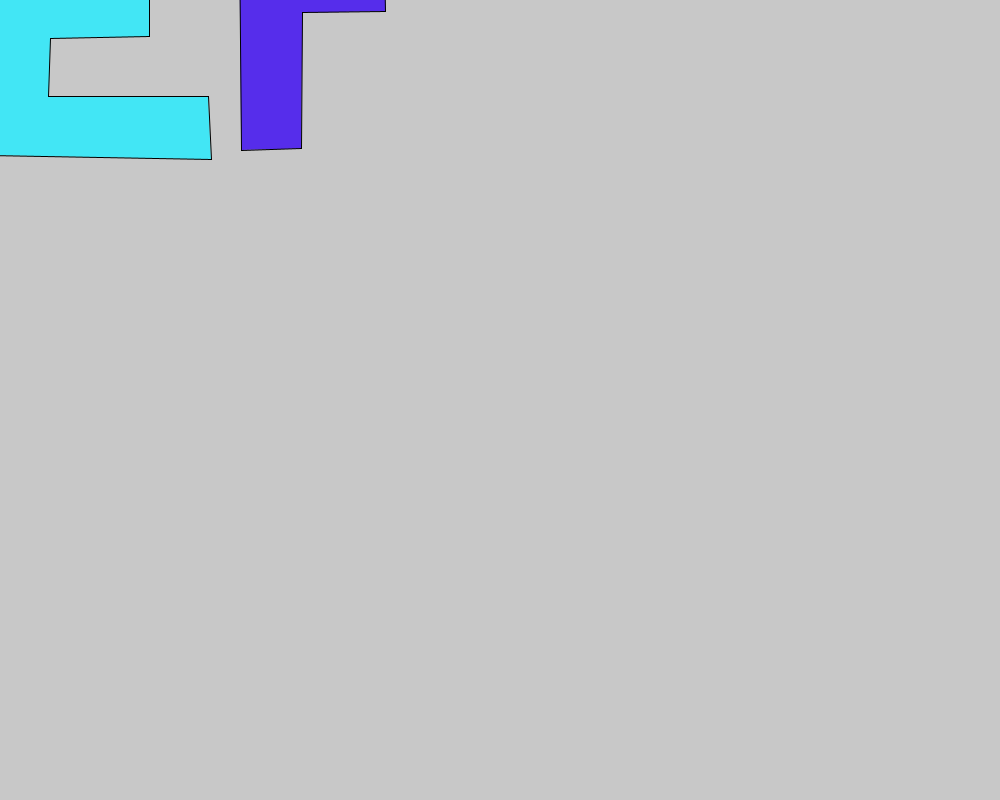
Frame 1 (no input)
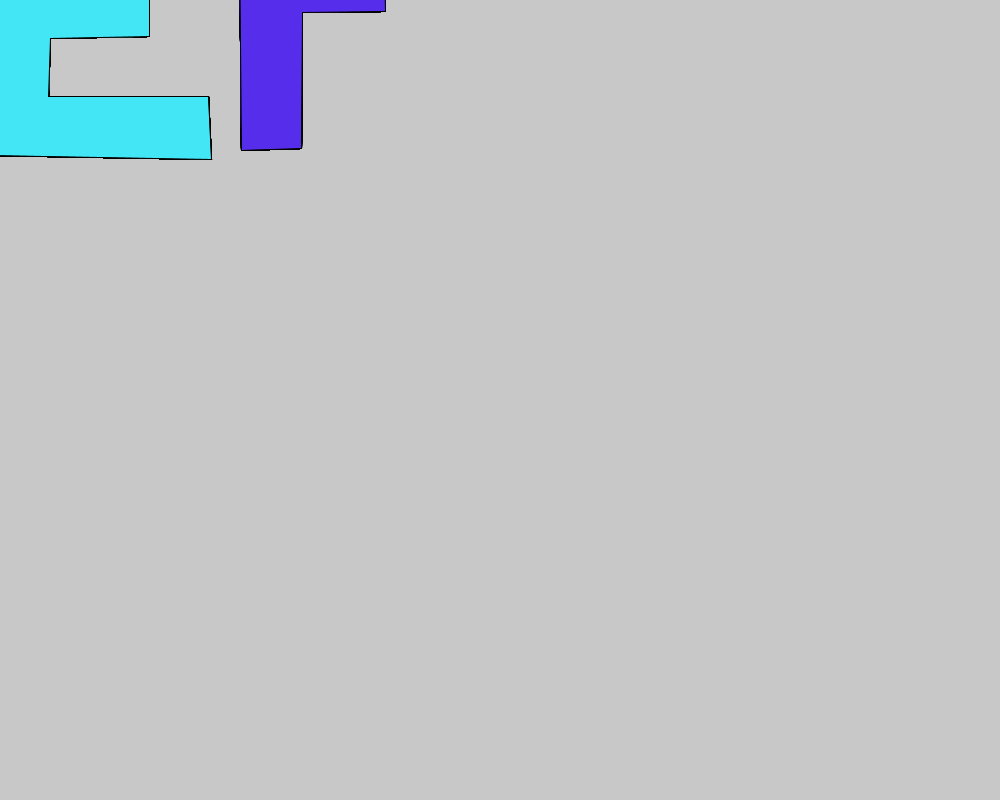
Frame 60 (the mouse pressed at the canvas centre just before this capture)
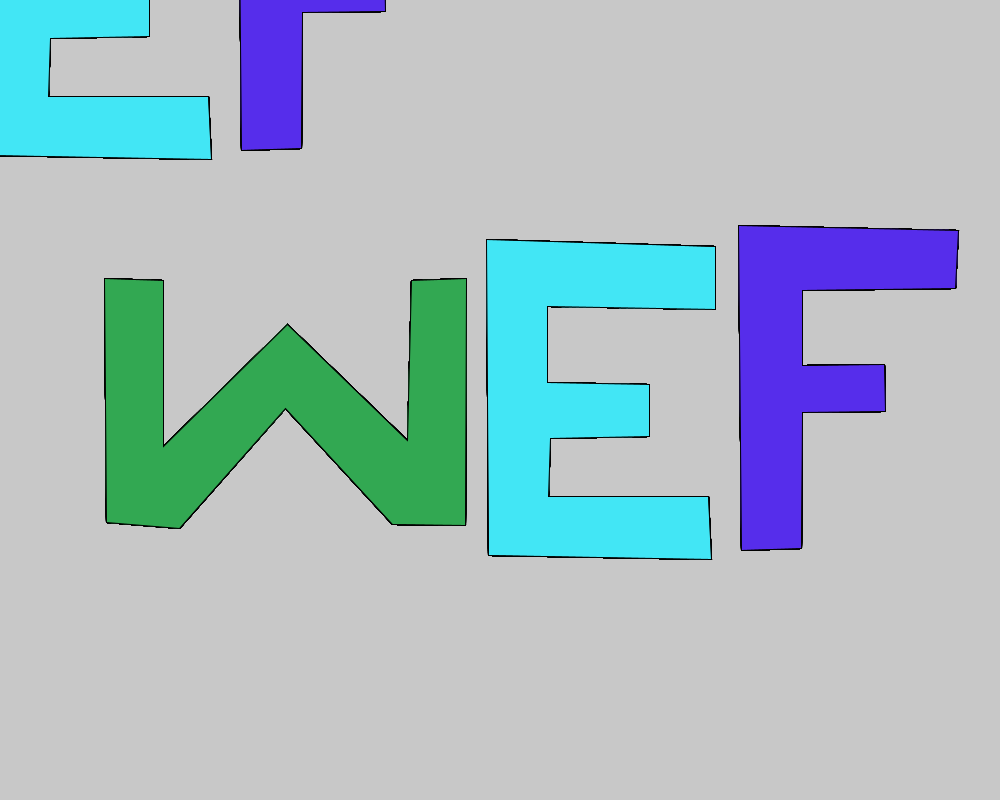
Frame 120 (the mouse held since frame 60 and released just before this capture)

The Processing sketch that drew these frames (run headless with seeded random() and noise(); from frame 60 on, the mouse is pressed at the canvas centre):

// Processing sketch: exercise_4
// ── exercise_4.pde
Shapes shapes;

void setup(){
  size(1000,800);
  frameRate(144);
  
  shapes = new Shapes();
  
    background(200);

  
}

void draw(){
  
  shapes.run();

}

// ── Shapes.pde
class Shapes{

  PShape w,e,f;
  
  Shapes(){
    shapeMode(CENTER);
  }
  
  void initShapes(){
    w = createShape();
    w.beginShape();
    w.fill(50, 168, 82);
    w.vertex(71.56767, 7.302826);
    w.vertex(129.99026, 8.763382);
    w.vertex(129.99026, 175.26776);
    w.vertex(254.13826, 52.580322);
    w.vertex(373.90454, 169.4255);
    w.vertex(378.28625, 8.763382);
    w.vertex(433.78772, 7.302826);
    w.vertex(432.32715, 254.13824);
    w.vertex(359.2989, 252.67767);
    w.vertex(252.67769, 137.29309);
    w.vertex(146.05647, 257.0594);
    w.vertex(73.028244, 251.21713);
    w.endShape(CLOSE);
    
    e = createShape();
    e.beginShape();
    e.fill(66, 230, 245);
    e.vertex(4.381691, 14.605652);
    e.vertex(1.4605637, -300.8763);
    e.vertex(230.76923, -293.5735);
    e.vertex(230.76923, -230.76921);
    e.vertex(62.804276, -233.69034);
    e.vertex(62.804276, -157.74097);
    e.vertex(165.0438, -156.2804);
    e.vertex(165.0438, -103.70007);
    e.vertex(65.7254, -102.2395);
    e.vertex(64.26485, -43.816925);
    e.vertex(223.4664, -43.816925);
    e.vertex(226.38751, 18.987366);
    e.endShape(CLOSE);
    
    f = createShape();
    f.beginShape();
    f.fill(86, 45, 235);
    f.vertex(0.0, 0.0);
    f.vertex(-2.9211273, -324.24536);
    f.vertex(217.62413, -319.86365);
    f.vertex(214.70302, -261.4411);
    f.vertex(61.34372, -259.98053);
    f.vertex(61.34372, -184.03116);
    f.vertex(143.13535, -185.49173);
    f.vertex(144.5959, -138.75363);
    f.vertex(61.34372, -137.29309);
    f.vertex(59.88315, -1.4605713);
    f.endShape(CLOSE);
    
  }
  
  void display(){
    
    //shape(w, width/2-250,height/2);
    //shape(e, width/2+100,height/2+150);
    //shape(f, width/2+350,height/2+150);
    
    shape(w, mouseX-250,mouseY);
    shape(e, mouseX+100,mouseY+150);
    shape(f, mouseX+350,mouseY+150);
  }
  
  void run(){
    initShapes();
    display();
  }



}
